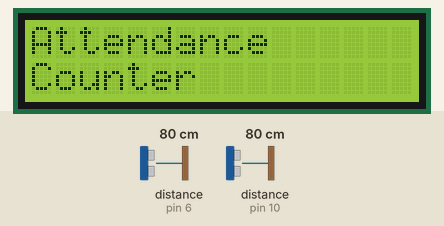
Simulated run of this sketch. Board: Arduino Uno, built with avr-gcc and run on an emulated ATmega328P. On the bench: 16×2 character LCD. Wiring (inferred from the names in the program): 2 × ultrasonic range finder: trigger pin 7, echo pin 6 / trigger pin 9, echo pin 10. The test bench sets the inputs (shaded band); at power-on: distance to the obstacle (sensors on pin 6, pin 10) 80 cm. The echo pulse lasts 58.3 µs per cm; what the sketch prints to the serial monitor is not drawn.

Above: at 0.1 s.
3.3 s: distance to the obstacle (sensor on pin 6) set to 23 cm
4.8 s: distance to the obstacle (sensor on pin 6) set to 19 cm
At 5.4 s:
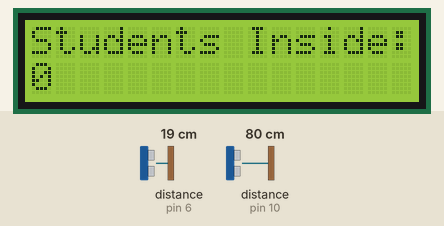
6.3 s: distance to the obstacle (sensor on pin 10) set to 2 cm
At 7.1 s:
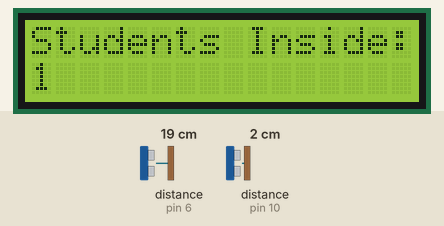
Timing chart, 0 to 9.3 s (numbered marks = the images above; inputs shaded):
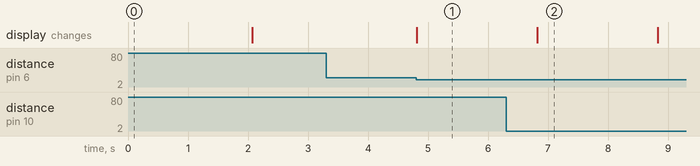

The sketch:

G6S10Smart_AttendendenceSystem.ino
```cpp
#include <LiquidCrystal.h>

// LCD pins
LiquidCrystal lcd(12, 11, 5, 4, 3, 2);

// Entry sensor
int trig1 = 9;
int echo1 = 10;

// Exit sensor
int trig2 = 7;
int echo2 = 6;

long duration1, duration2;
int distance1, distance2;

int count = 0;

void setup() {
  lcd.begin(16, 2);
  Serial.begin(9600);

  pinMode(trig1, OUTPUT);
  pinMode(echo1, INPUT);

  pinMode(trig2, OUTPUT);
  pinMode(echo2, INPUT);

  lcd.print("Attendance");
  lcd.setCursor(0,1);
  lcd.print("Counter");
  delay(2000);
  lcd.clear();
}

void loop() {

  // Entry sensor reading
  digitalWrite(trig1, LOW);
  delayMicroseconds(2);
  digitalWrite(trig1, HIGH);
  delayMicroseconds(10);
  digitalWrite(trig1, LOW);

  duration1 = pulseIn(echo1, HIGH);
  distance1 = duration1 * 0.034 / 2;

  // Exit sensor reading
  digitalWrite(trig2, LOW);
  delayMicroseconds(2);
  digitalWrite(trig2, HIGH);
  delayMicroseconds(10);
  digitalWrite(trig2, LOW);

  duration2 = pulseIn(echo2, HIGH);
  distance2 = duration2 * 0.034 / 2;

  // Entry detected
  if (distance1 < 20 && distance1 > 0) {
    count++;
    updateLCD();
    Serial.print("Entered: ");
    Serial.println(count);
    delay(2000);
  }

  // Exit detected
  if (distance2 < 20 && distance2 > 0) {
    if (count > 0) count--;
    updateLCD();
    Serial.print("Exited: ");
    Serial.println(count);
    delay(2000);
  }
}

void updateLCD() {
  lcd.clear();
  lcd.setCursor(0,0);
  lcd.print("Students Inside:");
  lcd.setCursor(0,1);
  lcd.print(count);
}
```

Measured:
- the behaviour switches between 21 and 20 cm on distance to the obstacle (sensor on pin 6) (found by bisection; images 0 and 1)
- after the input at 3.3 s, every drawn part: stays the same
- after the input at 4.8 s, the display: changes at once (image 1)
- after the input at 6.3 s, the display: changes after 0.52 s (image 2)
